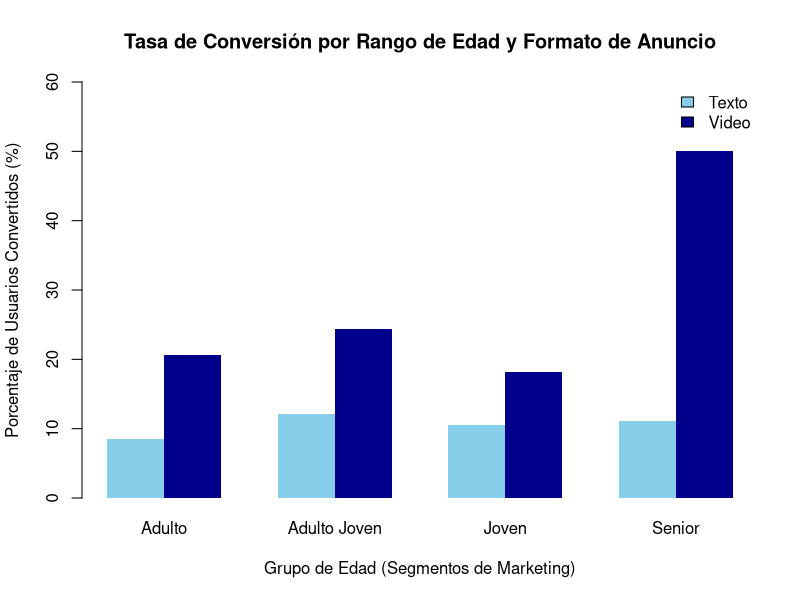

The R source for this figure:
# ==============================================================================
# ETAPA 5: VISUALIZACIÓN DE RESULTADOS PARA MARKETING
# Proyecto: Análisis de Efectividad de Campañas de Marketing
# Stakeholder: Equipo de Marketing
# Dataset: onlineshop_clean.csv
# ==============================================================================

datos_marketing <- read.csv("onlineshop_clean.csv")
# 1. Preparar datos para la historia: Tasas de Conversión por Edad y Formato de Anuncio

# Calcular la probabilidad real de éxito por edad y anuncio (margin = c(1, 2) calcula por subgrupo)
tabla_proporciones <- prop.table(table(datos_marketing$AGE_GROUP, datos_marketing$VIDEO_AD, datos_marketing$CONVERTED), margin = c(1, 2))

# Extraer el éxito (CONVERTED == TRUE / "TRUE") en porcentaje
matriz_conv <- tabla_proporciones[, , "TRUE"] * 100
colnames(matriz_conv) <- c("Texto", "Video")

cat("\n--- Tasas de Conversión por Edad y Formato de Anuncio (%) ---\n")
print(round(matriz_conv, 2))

# 2. Gráfico de Barras Agrupado: Comparación de formatos por rango de edad
# Transponemos la matriz para agrupar por rango de edad en el eje X
barplot(t(matriz_conv), 
        beside = TRUE,
        main = "Tasa de Conversión por Rango de Edad y Formato de Anuncio",
        xlab = "Grupo de Edad (Segmentos de Marketing)",
        ylab = "Porcentaje de Usuarios Convertidos (%)",
        col = c("skyblue", "darkblue"), 
        border = NA,
        legend.text = TRUE,
        args.legend = list(x = "topright", bty = "n"),
        ylim = c(0, max(matriz_conv) * 1.2)) # Escala relativa dinámica

# 3. Prueba de Significancia No Paramétrica (Prueba de Wilcoxon)
# ¿Es la diferencia de gasto (48€ vs 46€) real o azar?
test_resultado <- wilcox.test(TURNOVER ~ VIDEO_AD, data = datos_marketing)
cat("\n--- Prueba de Wilcoxon para TURNOVER según VIDEO_AD ---\n")
print(test_resultado)
cat(sprintf("p-value: %.4f\n", test_resultado$p.value)) # Si es < 0.05, el impacto del video es real
